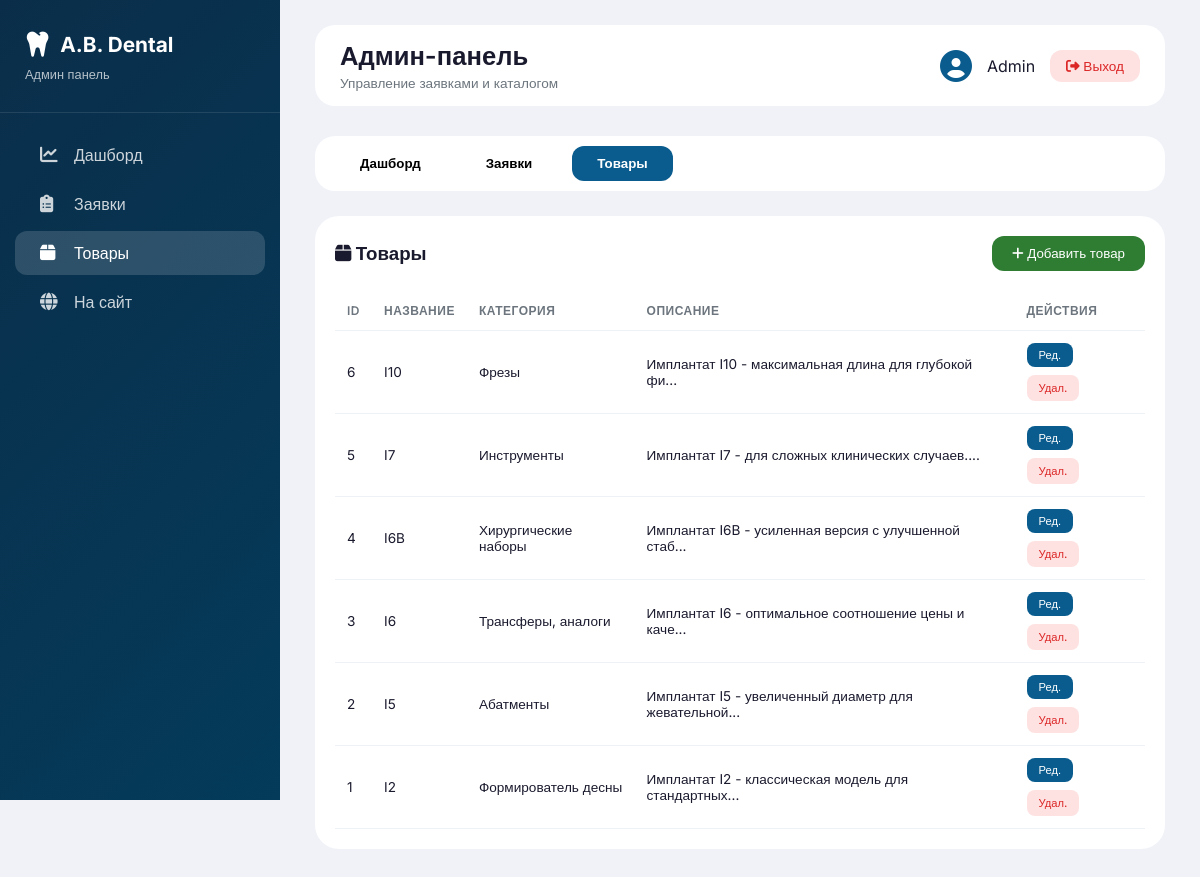
Page /admin.php?tab=products (signed in) on the committed database.
### tables this page shows
CREATE TABLE products (
    id INT AUTO_INCREMENT PRIMARY KEY,
    category_id INT,
    name VARCHAR(255) NOT NULL,
    description TEXT,
    image_url VARCHAR(255),
    FOREIGN KEY (category_id) REFERENCES categories(id) ON DELETE CASCADE
);

CREATE TABLE categories (
    id INT AUTO_INCREMENT PRIMARY KEY,
    name VARCHAR(255) NOT NULL,
    parent_id INT DEFAULT 0,
    sort_order INT DEFAULT 0
);

### admin.php (the view, shortened to what this page needs)
<?php
require_once 'config.php';
$products = $conn->query("
    SELECT p.*, c.name as category_name
    FROM products p
    LEFT JOIN categories c ON p.category_id = c.id
    ORDER BY p.id DESC
");
$active_tab = $_GET['tab'] ?? 'dashboard';
?>
<!DOCTYPE html>
<html lang="ru">
<head>
    <link rel="stylesheet" href="https://cdnjs.cloudflare.com/ajax/libs/font-awesome/6.5.1/css/all.min.css">
</head>
<body>
    <div class="admin-wrapper">
        <aside class="sidebar">
            <div class="sidebar-header">
                <h2><i class="fas fa-tooth"></i> <span>A.B. Dental</span></h2>
                <p><span>Админ панель</span></p>
            </div>
            <nav>
                <a href="?tab=dashboard" class="nav-item <?php echo $active_tab == 'dashboard' ? 'active' : ''; ?>">
                    <i class="fas fa-chart-line"></i> <span>Дашборд</span>
                </a>
                <a href="?tab=requests" class="nav-item <?php echo $active_tab == 'requests' ? 'active' : ''; ?>">
                    <i class="fas fa-clipboard-list"></i> <span>Заявки</span>
                </a>
                <a href="?tab=products" class="nav-item <?php echo $active_tab == 'products' ? 'active' : ''; ?>">
                    <i class="fas fa-box"></i> <span>Товары</span>
                </a>
                <a href="index.php" target="_blank" class="nav-item">
                    <i class="fas fa-globe"></i> <span>На сайт</span>
                </a>
            </nav>
        </aside>
        <main class="main-content">
            <div class="top-bar">
                <div class="page-title">
                    <h1>Админ-панель</h1>
                    <p>Управление заявками и каталогом</p>
                </div>
                <div class="admin-info">
                    <i class="fas fa-user-circle" style="font-size: 2rem; color: #0a5c8e;"></i>
                    <span>Admin</span>
                    <a href="?logout" class="logout-btn"><i class="fas fa-sign-out-alt"></i> Выход</a>
                </div>
            </div>
            <div class="tabs">
                <button class="tab-btn <?php echo $active_tab == 'dashboard' ? 'active' : ''; ?>" onclick="switchTab('dashboard')"> Дашборд</button>
                <button class="tab-btn <?php echo $active_tab == 'requests' ? 'active' : ''; ?>" onclick="switchTab('requests')"> Заявки</button>
                <button class="tab-btn <?php echo $active_tab == 'products' ? 'active' : ''; ?>" onclick="switchTab('products')"> Товары</button>
            </div>
            <div id="products" class="tab-content <?php echo $active_tab == 'products' ? 'active' : ''; ?>">
                <div class="table-section">
                    <div class="table-header">
                        <h3><i class="fas fa-box"></i> Товары</h3>
                        <button class="btn-add" onclick="openAddModal()"><i class="fas fa-plus"></i> Добавить товар</button>
                    </div>
                    <div class="table-wrapper">
                        <table>
                            <thead>
                                <tr>
                                    <th>ID</th><th>Название</th><th>Категория</th><th>Описание</th><th>Действия</th>
                                </tr>
                            </thead>
                            <tbody>
                                <?php while ($row = $products->fetch_assoc()): ?>
                                    <tr>
                                        <td><?php echo $row['id']; ?></td>
                                        <td><?php echo htmlspecialchars($row['name']); ?></td>
                                        <td><?php echo htmlspecialchars($row['category_name'] ?: 'Без категории'); ?></td>
                                        <td><?php echo htmlspecialchars(mb_substr($row['description'], 0, 50)) . '...'; ?></td>
                                        <td>
                                            <div class="action-buttons">
                                                <button class="btn-edit" onclick="openEditModal(<?php echo $row['id']; ?>, '<?php echo addslashes($row['name']); ?>', '<?php echo addslashes($row['description']); ?>', <?php echo $row['category_id'] ?? 0; ?>)">Ред.</button>
                                                <a href="?delete_product=<?php echo $row['id']; ?>&tab=products" class="btn-delete" onclick="return confirm('Удалить товар?')">Удал.</a>
                                            </div>
                                        </td>
                                    </tr>
                                <?php endwhile; ?>
                            </tbody>
                        </table>
                    </div>
                </div>
            </div>
        </main>
    </div>
</body>
</html>

### admin.php (style rules this page uses)
* { margin: 0; padding: 0; box-sizing: border-box; }
body { font-family: 'Inter', sans-serif; background: #f0f2f8; color: #1a1a2e; }
.admin-wrapper { display: flex; min-height: 100vh; }
.sidebar { width: 280px; background: linear-gradient(135deg, #0a2e4a 0%, #043b5a 100%); color: white; position: fixed; height: 100vh; overflow-y: auto; transition: all 0.3s; z-index: 100; }
.sidebar-header { padding: 30px 25px; border-bottom: 1px solid rgba(255,255,255,0.1); margin-bottom: 20px; }
.sidebar-header h2 { font-size: 1.3rem; display: flex; align-items: center; gap: 10px; }
.sidebar-header h2 i { font-size: 1.8rem; }
.sidebar-header p { font-size: 0.8rem; opacity: 0.7; margin-top: 8px; }
.nav-item { padding: 12px 25px; margin: 5px 15px; border-radius: 12px; display: flex; align-items: center; gap: 12px; color: rgba(255,255,255,0.8); text-decoration: none; transition: all 0.3s; }
.nav-item:hover, .nav-item.active { background: rgba(255,255,255,0.15); color: white; }
.nav-item i { width: 22px; font-size: 1.1rem; }
.main-content { flex: 1; margin-left: 280px; padding: 25px 35px; transition: all 0.3s; }
.top-bar { display: flex; justify-content: space-between; align-items: center; margin-bottom: 30px; background: white; padding: 15px 25px; border-radius: 20px; flex-wrap: wrap; gap: 15px; }
.page-title h1 { font-size: 1.6rem; font-weight: 600; }
.page-title p { color: #6c757d; font-size: 0.85rem; margin-top: 4px; }
.admin-info { display: flex; align-items: center; gap: 15px; flex-wrap: wrap; }
.logout-btn { background: #fee2e2; color: #dc2626; padding: 8px 16px; border-radius: 12px; text-decoration: none; font-size: 0.85rem; font-weight: 500; transition: all 0.3s; }
.tabs { display: flex; gap: 15px; margin-bottom: 25px; background: white; padding: 10px 20px; border-radius: 20px; flex-wrap: wrap; }
.tab-btn { padding: 10px 25px; border: none; background: none; cursor: pointer; font-weight: 600; border-radius: 12px; transition: all 0.3s; }
.tab-btn.active { background: #0a5c8e; color: white; }
.tab-content { display: none; }
.tab-content.active { display: block; }
.table-section { background: white; border-radius: 24px; padding: 20px; margin-bottom: 30px; }
.table-header { display: flex; justify-content: space-between; align-items: center; margin-bottom: 20px; flex-wrap: wrap; gap: 15px; }
.btn-add { background: #2e7d32; color: white; padding: 10px 20px; border-radius: 12px; border: none; cursor: pointer; font-weight: 500; transition: all 0.3s; }
.table-wrapper { overflow-x: auto; -webkit-overflow-scrolling: touch; margin: 0 -5px; padding: 0 5px; }
table { width: 100%; border-collapse: collapse; min-width: 600px; }
th, td { padding: 12px; text-align: left; border-bottom: 1px solid #eef2f6; }
th { font-weight: 600; color: #6c757d; font-size: 0.75rem; text-transform: uppercase; letter-spacing: 0.5px; }
td { font-size: 0.85rem; }
.btn-edit, .btn-delete { padding: 6px 12px; border-radius: 8px; border: none; cursor: pointer; font-size: 0.7rem; font-weight: 500; transition: all 0.2s; display: inline-block; text-decoration: none; }
.btn-edit { background: #0a5c8e; color: white; }
.btn-delete { background: #fee2e2; color: #dc2626; }
.action-buttons { display: flex; gap: 8px; flex-wrap: wrap; }

### rows in the picture
products: id "6", name "I10", category.name "Фрезы", description "Имплантат I10 - максимальная длина для глубокой фи"
products: id "5", name "I7", category.name "Инструменты", description "Имплантат I7 - для сложных клинических случаев."
products: id "4", name "I6B", category.name "Хирургические наборы", description "Имплантат I6B - усиленная версия с улучшенной стаб"
products: id "3", name "I6", category.name "Трансферы, аналоги", description "Имплантат I6 - оптимальное соотношение цены и каче"
products: id "2", name "I5", category.name "Абатменты", description "Имплантат I5 - увеличенный диаметр для жевательной"
products: id "1", name "I2", category.name "Формирователь десны", description "Имплантат I2 - классическая модель для стандартных"
